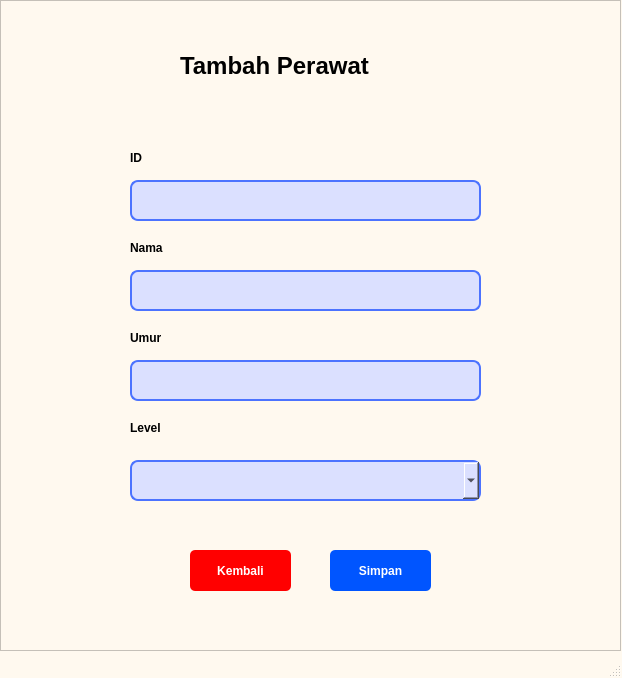
<?xml version="1.0" encoding="UTF-8"?>
<ui version="4.0">
 <class>MainWindow</class>
 <widget class="QMainWindow" name="MainWindow">
  <property name="geometry">
   <rect>
    <x>0</x>
    <y>0</y>
    <width>622</width>
    <height>678</height>
   </rect>
  </property>
  <property name="windowTitle">
   <string>MainWindow</string>
  </property>
  <property name="styleSheet">
   <string notr="true">QMainWindow{ 
	background-color: rgb(255, 249, 239);
}</string>
  </property>
  <widget class="QWidget" name="centralwidget">
   <property name="styleSheet">
    <string notr="true">QWidget{ 
	background-color: rgb(255, 249, 239);
}</string>
   </property>
   <widget class="QFrame" name="frame_2">
    <property name="geometry">
     <rect>
      <x>0</x>
      <y>0</y>
      <width>621</width>
      <height>651</height>
     </rect>
    </property>
    <property name="styleSheet">
     <string notr="true">QFrame{ 
	background-color: rgb(255, 249, 239);
}</string>
    </property>
    <property name="frameShape">
     <enum>QFrame::StyledPanel</enum>
    </property>
    <property name="frameShadow">
     <enum>QFrame::Raised</enum>
    </property>
    <widget class="QLabel" name="label_16">
     <property name="geometry">
      <rect>
       <x>180</x>
       <y>40</y>
       <width>261</width>
       <height>51</height>
      </rect>
     </property>
     <property name="font">
      <font>
       <pointsize>18</pointsize>
       <weight>75</weight>
       <bold>true</bold>
      </font>
     </property>
     <property name="text">
      <string>Tambah Perawat</string>
     </property>
    </widget>
    <widget class="QLabel" name="label_17">
     <property name="geometry">
      <rect>
       <x>130</x>
       <y>420</y>
       <width>81</width>
       <height>16</height>
      </rect>
     </property>
     <property name="font">
      <font>
       <weight>75</weight>
       <bold>true</bold>
      </font>
     </property>
     <property name="text">
      <string>Level</string>
     </property>
    </widget>
    <widget class="QLineEdit" name="lineEdit_4">
     <property name="geometry">
      <rect>
       <x>130</x>
       <y>180</y>
       <width>351</width>
       <height>41</height>
      </rect>
     </property>
     <property name="styleSheet">
      <string notr="true">QLineEdit {
    border: 2px solid rgb(76, 115, 255);
    background-color: rgb(219, 224, 255);
	border-radius: 8px
}</string>
     </property>
    </widget>
    <widget class="QLabel" name="label_20">
     <property name="geometry">
      <rect>
       <x>130</x>
       <y>240</y>
       <width>81</width>
       <height>16</height>
      </rect>
     </property>
     <property name="font">
      <font>
       <weight>75</weight>
       <bold>true</bold>
      </font>
     </property>
     <property name="text">
      <string>Nama</string>
     </property>
    </widget>
    <widget class="QLabel" name="label_21">
     <property name="geometry">
      <rect>
       <x>130</x>
       <y>150</y>
       <width>81</width>
       <height>16</height>
      </rect>
     </property>
     <property name="font">
      <font>
       <weight>75</weight>
       <bold>true</bold>
      </font>
     </property>
     <property name="text">
      <string>ID</string>
     </property>
    </widget>
    <widget class="QLabel" name="label_23">
     <property name="geometry">
      <rect>
       <x>130</x>
       <y>330</y>
       <width>81</width>
       <height>16</height>
      </rect>
     </property>
     <property name="font">
      <font>
       <weight>75</weight>
       <bold>true</bold>
      </font>
     </property>
     <property name="text">
      <string>Umur</string>
     </property>
    </widget>
    <widget class="QLineEdit" name="lineEdit_5">
     <property name="geometry">
      <rect>
       <x>130</x>
       <y>270</y>
       <width>351</width>
       <height>41</height>
      </rect>
     </property>
     <property name="styleSheet">
      <string notr="true">QLineEdit {
    border: 2px solid rgb(76, 115, 255);
    background-color: rgb(219, 224, 255);
	border-radius: 8px
}</string>
     </property>
    </widget>
    <widget class="QLineEdit" name="lineEdit_6">
     <property name="geometry">
      <rect>
       <x>130</x>
       <y>360</y>
       <width>351</width>
       <height>41</height>
      </rect>
     </property>
     <property name="styleSheet">
      <string notr="true">QLineEdit {
    border: 2px solid rgb(76, 115, 255);
    background-color: rgb(219, 224, 255);
	border-radius: 8px
}</string>
     </property>
    </widget>
    <widget class="QComboBox" name="comboBox">
     <property name="geometry">
      <rect>
       <x>130</x>
       <y>460</y>
       <width>351</width>
       <height>41</height>
      </rect>
     </property>
     <property name="styleSheet">
      <string notr="true">QComboBox {
    border: 2px solid rgb(76, 115, 255);
    background-color: rgb(219, 224, 255);
	border-radius: 8px
}</string>
     </property>
    </widget>
    <widget class="QPushButton" name="pushButton_7">
     <property name="geometry">
      <rect>
       <x>190</x>
       <y>550</y>
       <width>101</width>
       <height>41</height>
      </rect>
     </property>
     <property name="font">
      <font>
       <weight>75</weight>
       <bold>true</bold>
      </font>
     </property>
     <property name="styleSheet">
      <string notr="true">QPushButton {
    background-color: rgb(255, 0, 0);
    color: white;
    border-radius: 5px;   
    padding: 6px;           
}</string>
     </property>
     <property name="text">
      <string>Kembali</string>
     </property>
    </widget>
    <widget class="QPushButton" name="pushButton_6">
     <property name="geometry">
      <rect>
       <x>330</x>
       <y>550</y>
       <width>101</width>
       <height>41</height>
      </rect>
     </property>
     <property name="font">
      <font>
       <weight>75</weight>
       <bold>true</bold>
      </font>
     </property>
     <property name="styleSheet">
      <string notr="true">QPushButton {
    background-color: rgb(0, 85, 255);
    color: white;
    border-radius: 5px;   
    padding: 6px;           
}</string>
     </property>
     <property name="text">
      <string>Simpan</string>
     </property>
    </widget>
   </widget>
  </widget>
  <widget class="QMenuBar" name="menubar">
   <property name="geometry">
    <rect>
     <x>0</x>
     <y>0</y>
     <width>622</width>
     <height>26</height>
    </rect>
   </property>
  </widget>
  <widget class="QStatusBar" name="statusbar"/>
 </widget>
 <resources/>
 <connections/>
</ui>
